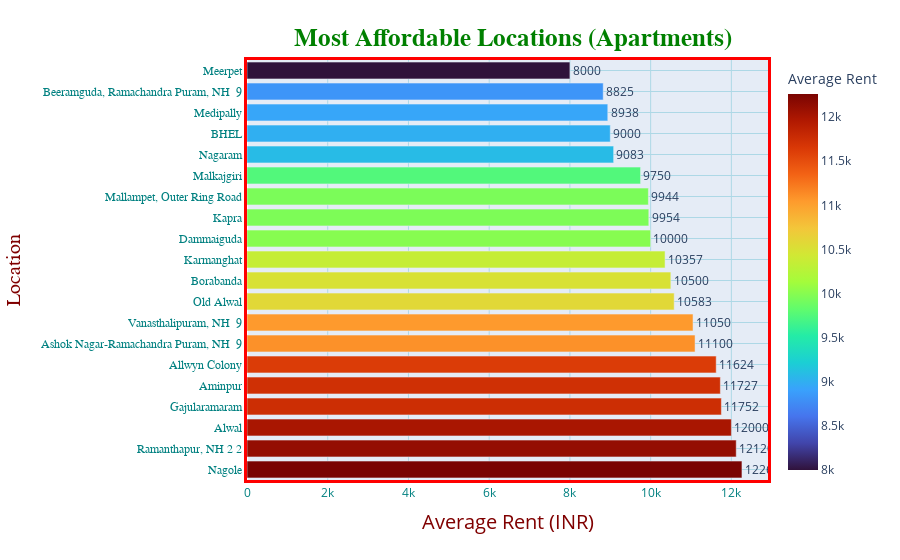

This figure's notebook cell:
### Code cell
loc_df = df.loc[df['loc_count']>=20]
loc_grp = loc_df.groupby('locality')
loc_rents = loc_grp['price'].mean()
loc_rents = dict(loc_rents)

list1 = list(loc_rents.keys())
list2 = list(loc_rents.values())
list2 = [int(i) for i in list2]

loc_df = pd.DataFrame(list(zip(list1,list2)), columns=['locality','average_rent'])
loc_df.sort_values(by='average_rent',inplace=True)

fig = px.bar(loc_df[0:20],y='locality', x='average_rent', text='average_rent',orientation='h',
            labels={'average_rent':'Average Rent'}, color='average_rent', color_continuous_scale = 'Turbo') 

fig.update_traces(textposition='outside')
fig.update_layout(title_text="<b>Most Affordable Locations (Apartments)</b>",
                 title_font_size=25,
                 title_font_color='green',
                 title_font_family='Titillium Web',
                 title_x=0.57,
                 title_y=0.95,
                 title_xanchor='center',
                 title_yanchor='top',
                 yaxis={'categoryorder':'total descending'}
                 )

fig.update_xaxes(
        color='teal',
        title_text='Average Rent (INR)',
        title_font_family='Open Sans',
        title_font_size=20,
        title_font_color='maroon',
        title_standoff = 15,
        gridcolor='lightblue',
        tickmode='auto',
        linecolor='red',
        linewidth=3,
        mirror=True)

fig.update_yaxes(
        color='Teal',
        title_text='Location',
        title_font_family='Droid Sans',
        title_font_size=20,
        title_font_color='maroon',
        title_standoff = 15,
        tickfont_family='Arial',
        nticks = 20,
        gridcolor='lightblue',
        linecolor='red',
        linewidth=3,
        mirror = True)

### Figure 1 — Plotly figure (JSON) as saved in the notebook; plotly's stock layout.template omitted (floating-point values rounded to 4 significant figures)
{"data": [{"alignmentgroup": "True", "hovertemplate": "Average Rent=%{marker.color}<br>locality=%{y}<extra></extra>", "legendgroup": "", "marker": {"color": [8000, 8825, 8938, 9000, 9083, 9750, 9944, 9954, 10000, 10357, 10500, 10583, 11050, 11100, 11624, 11727, 11752, 12000, 12120, 12262], "coloraxis": "coloraxis", "pattern": {"shape": ""}}, "name": "", "offsetgroup": "", "orientation": "h", "showlegend": false, "text": ["8000", "8825", "8938", "9000", "9083", "9750", "9944", "9954", "10000", "10357", "10500", "10583", "11050", "11100", "11624", "11727", "11752", "12000", "12120", "12262"], "textposition": "outside", "type": "bar", "x": [8000, 8825, 8938, 9000, 9083, 9750, 9944, 9954, 10000, 10357, 10500, 10583, 11050, 11100, 11624, 11727, 11752, 12000, 12120, 12262], "xaxis": "x", "y": ["Meerpet", "Beeramguda, Ramachandra Puram, NH  9", "Medipally", "BHEL", "Nagaram", "Malkajgiri", "Mallampet, Outer Ring Road", "Kapra", "Dammaiguda", "Karmanghat", "Borabanda", "Old Alwal", "Vanasthalipuram, NH  9", "Ashok Nagar-Ramachandra Puram, NH  9", "Allwyn Colony", "Aminpur", "Gajularamaram", "Alwal", "Ramanthapur, NH 2 2", "Nagole"], "yaxis": "y"}], "layout": {"barmode": "relative", "coloraxis": {"colorbar": {"title": {"text": "Average Rent"}}, "colorscale": [[0, "#30123b"], [0.07143, "#4145ab"], [0.1429, "#4675ed"], [0.2143, "#39a2fc"], [0.2857, "#1bcfd4"], [0.3571, "#24eca6"], [0.4286, "#61fc6c"], [0.5, "#a4fc3b"], [0.5714, "#d1e834"], [0.6429, "#f3c63a"], [0.7143, "#fe9b2d"], [0.7857, "#f36315"], [0.8571, "#d93806"], [0.9286, "#b11901"], [1, "#7a0402"]]}, "legend": {"tracegroupgap": 0}, "margin": {"t": 60}, "title": {"font": {"color": "green", "family": "Titillium Web", "size": 25}, "text": "<b>Most Affordable Locations (Apartments)</b>", "x": 0.57, "xanchor": "center", "y": 0.95, "yanchor": "top"}, "xaxis": {"anchor": "y", "color": "teal", "domain": [0, 1], "gridcolor": "lightblue", "linecolor": "red", "linewidth": 3, "mirror": true, "tickmode": "auto", "title": {"font": {"color": "maroon", "family": "Open Sans", "size": 20}, "standoff": 15, "text": "Average Rent (INR)"}}, "yaxis": {"anchor": "x", "categoryorder": "total descending", "color": "Teal", "domain": [0, 1], "gridcolor": "lightblue", "linecolor": "red", "linewidth": 3, "mirror": true, "nticks": 20, "tickfont": {"family": "Arial"}, "title": {"font": {"color": "maroon", "family": "Droid Sans", "size": 20}, "standoff": 15, "text": "Location"}}}}
